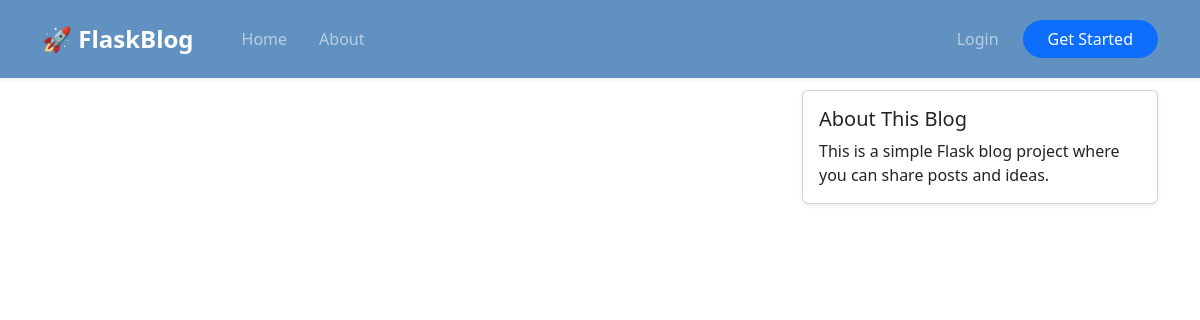
Before: / with the older database file.
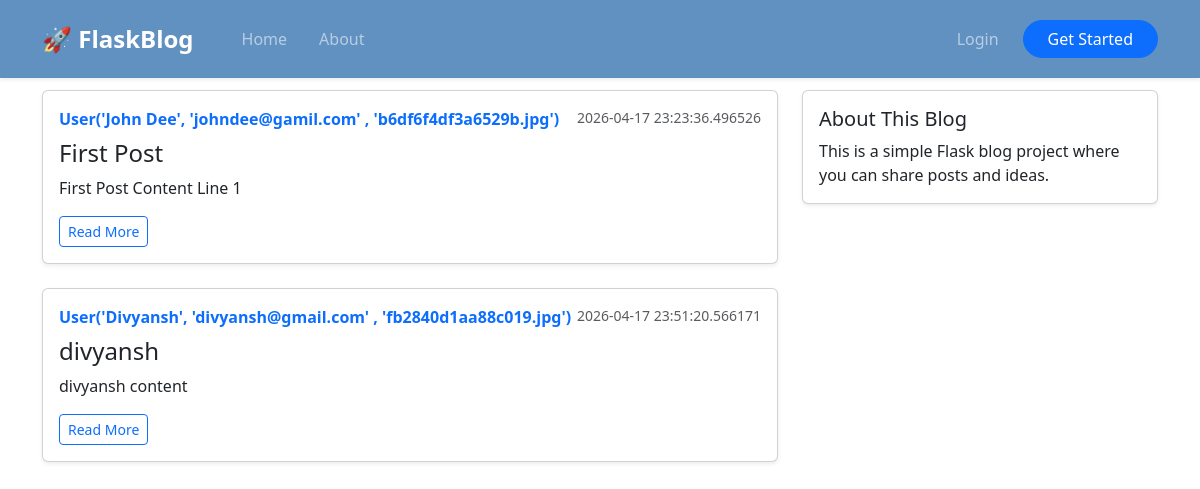
After: the same page with the newer database file.
### flaskblog/models.py (models this page shows, shortened)
class Post(db.Model):
    id = db.Column(db.Integer, primary_key=True)
    title = db.Column(db.String(100), nullable=False)
    date_posted = db.Column(db.DateTime, nullable=False)
    content = db.Column(db.Text, nullable=False)
    user_id = db.Column(db.Integer, db.ForeignKey('user.id'), nullable=False)

class User(db.Model, UserMixin):
    id = db.Column(db.Integer, primary_key=True)
    username = db.Column(db.String(20), unique=True, nullable=False)
    email = db.Column(db.String(120), unique=True, nullable=False)
    image_file = db.Column(db.String(20), nullable=False, default='default.jpg')
    password = db.Column(db.String(60), nullable=False)
    posts = db.relationship('Post', backref='author', lazy=True)
    def __repr__(self):
        return f"User('{self.username}', '{self.email}' , '{self.image_file}')"

### flaskblog/routes.py (the view)
@app.route('/')
def home():
    posts = Post.query.all()
    return render_template('home.html', title='Home', posts=posts)

### flaskblog/templates/home.html
{% extends "base.html" %}
{% block content %}
<div class="container mt-4">
    <div class="row">
        <div class="col-md-8">
            {% for post in posts %}
            <div class="card mb-4 shadow-sm">
                <div class="card-body">
                    <div class="d-flex justify-content-between mb-2">
                        <span class="text-primary fw-bold">{{ post.author }}</span>
                        <small class="text-muted">{{ post.date_posted }}</small>
                    </div>
                    <h4 class="card-title">
                        <a href="#" class="text-decoration-none text-dark">
                            {{ post.title }}
                        </a>
                    </h4>
                    <p class="card-text">{{ post.content }}</p>
                    <a href="#" class="btn btn-outline-primary btn-sm">
                        Read More
                    </a>
                </div>
            </div>
            {% endfor %}
        </div>
        <div class="col-md-4">
            <div class="card shadow-sm">
                <div class="card-body">
                    <h5 class="card-title">About This Blog</h5>
                    <p class="card-text">
                        This is a simple Flask blog project where you can share posts and ideas.
                    </p>
                </div>
            </div>
        </div>
    </div>
</div>
{% endblock %}

### flaskblog/templates/base.html (shortened to what this page needs)
<!doctype html>
<html lang="en">
  <head>
    <link
      href="https://cdn.jsdelivr.net/npm/bootstrap@5.3.8/dist/css/bootstrap.min.css"
      rel="stylesheet"
    />
    <link
      rel="stylesheet"
      href="{{ url_for('static', filename='base.css') }}"
    />
  </head>
  <body>
    <header class="site-header">
      <nav
        class="navbar navbar-expand-lg navbar-dark bg-dark shadow-sm fixed-top py-3"
      >
        <div class="container">
          <a class="navbar-brand fw-bold fs-4" href="/"> 🚀 FlaskBlog </a>
          <div class="collapse navbar-collapse" id="navbarToggle">
            <div class="navbar-nav me-auto ms-3">
              <a class="nav-link px-3" href="/">Home</a>
              <a class="nav-link px-3" href="/about">About</a>
            </div>
            <div class="navbar-nav align-items-center">
              {% if current_user.is_authenticated %}
              <a class="nav-link px-3" href="{{ url_for('account') }}">Hello, {{ current_user.username }}!</a>
              <a class="nav-link px-3" href="{{ url_for('logout') }}">Logout</a>
              {% else %}
              <a class="nav-link px-3" href="/login">Login</a>
              <a
                class="btn btn-primary rounded-pill px-4 ms-2"
                href="{{ url_for('register') }}"
              >
                Get Started
              </a>
              {% endif %}
            </div>
          </div>
        </div>
      </nav>
    </header>
    {% block content %}
    {% endblock %}
  </body>
</html>

### flaskblog/static/base.css (style rules this page uses)
body { padding-top: calc(56px + 10px); }
.nav-link { transition: all 0.3s ease; }
.bg-dark { --bs-bg-opacity: 1; background-color: rgb(97 145 193) !important; }
.navbar { backdrop-filter: blur(10px); }

Changed rows visible on the page:
added Post: author "User('John Dee', 'johndee@gamil.com' , 'b6df6f4df3a6529b.jpg')", date_posted "2026-04-17 23:23:36.496526", title "First Post", content "First Post Content Line 1"
added Post: author "User('Divyansh', 'divyansh@gmail.com' , 'fb2840d1aa88c019.jpg')", date_posted "2026-04-17 23:51:20.566171", title "divyansh", content "divyansh content"
